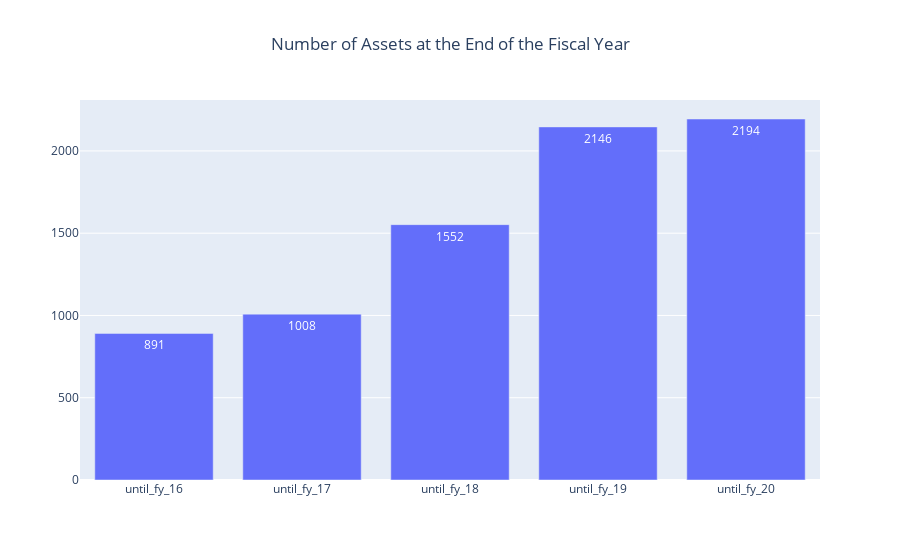

Here is the notebook cell this chart was saved with:
### Code cell
# Number of Assets per FY

fig = go.Figure(data=[go.Bar(
    x=num_assets['FY'],
    y=num_assets['Number of Assets on ODP'],
    text=num_assets['Number of Assets on ODP'],
    textposition='auto')])
fig.update_layout(
     title=go.layout.Title(
        text="Number of Assets at the End of the Fiscal Year",
        xref="paper",
        x=.5)
    )
fig.show()

### Figure 1 — Plotly figure (JSON) as saved in the notebook; plotly's stock layout.template omitted (floating-point values rounded to 4 significant figures)
{"data": [{"text": [891, 1008, 1552, 2146, 2194], "textposition": "auto", "type": "bar", "x": ["until_fy_16", "until_fy_17", "until_fy_18", "until_fy_19", "until_fy_20"], "y": [891, 1008, 1552, 2146, 2194]}], "layout": {"title": {"text": "Number of Assets at the End of the Fiscal Year", "x": 0.5, "xref": "paper"}}}
